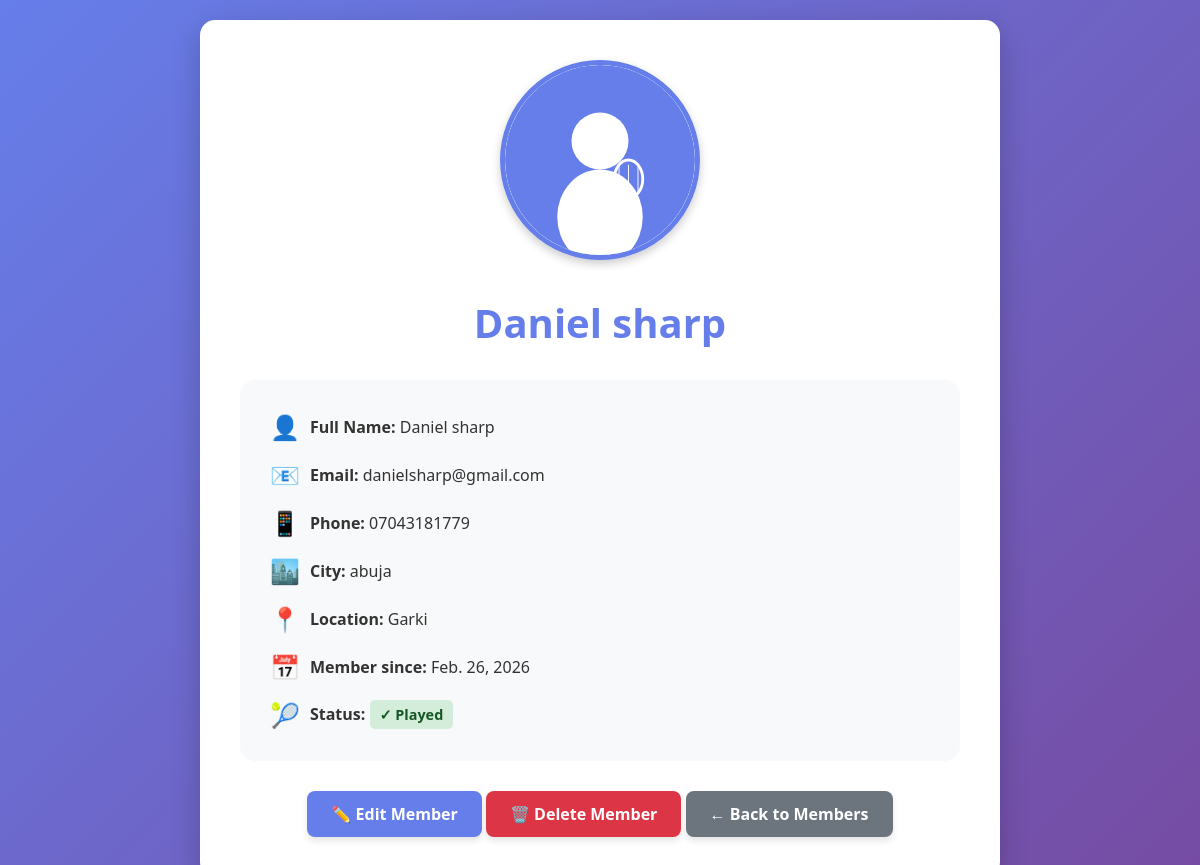
Screenshot of /member/daniel-sharp-abuja/ with the database file from the repository.
### club/models.py (models this page shows, shortened)
class Names(models.Model):
   class Status(models.TextChoices):
      NOT_PLAYED = "NPL", "Not_Played"
      PLAYED = "PL", "Played"
   firstname = models.CharField(max_length=250, default='Unknown')
   lastname = models.CharField(max_length=250, default='Member')
   phoneNumber = models.CharField(max_length=15, default='000-000-0000')
   email = models.EmailField(unique=True, blank=True, null=True)
   slug = models.SlugField(max_length=500, unique=True, blank=True)
   city = models.CharField(max_length=250, default='Not specified')
   location = models.CharField(max_length=250, default='Not specified')
   date_joined = models.DateField(auto_now_add=True) #(auto_now_add=True) adds the date when an object is created
   date_updated = models.DateField(null=True) # (auto_now=True) updates the date when object is updated
   date_started = models.DateField(default=timezone.now) #(db_default=Now()) uses db computed value for the date, same purpose as doing the (default=timezone.now)
   status = models.CharField(
      max_length=4,
      choices=Status,
      default=Status.NOT_PLAYED
   )
   profile_picture = models.ImageField(
       upload_to=member_profile_picture_path,
       validators=[validate_image_file],
       blank=True,
       null=True,
       help_text='Upload a profile picture (JPG, PNG, GIF, WEBP - Max 5MB)'
   )
   class Metadata:
      ordering = ['-date_joined']
   def get_absolute_url(self):
      return reverse('club:member-detail', kwargs={'slug': self.slug})
   def get_profile_picture_url(self):
      if self.profile_picture and hasattr(self.profile_picture, 'url'):
         return self.profile_picture.url
      return '/static/club/images/default_avatar.svg'

### club/views.py (the view)
# urls.py: path('member/<slug:slug>/', views.details, name='member-detail'),
def details(request, slug):
    mymember = get_object_or_404(Names, slug=slug)
    return render(request, 'details.html', {'mymember': mymember})

### club/templates/details.html (shortened to what this page needs)
{% extends "base.html" %}
{% block content %}
<div class="detail-container">
    <div class="profile-picture-section">
        <img src="{{ mymember.get_profile_picture_url }}"
             alt="{{ mymember.firstname }} {{ mymember.lastname }}"
             class="profile-picture-large">
    </div>
    <h1 class="detail-title">{{ mymember.firstname }} {{ mymember.lastname }}</h1>
    <div class="info-box">
        <div class="info-grid">
            <div class="info-item">
                <span class="info-icon">👤</span>
                <div>
                    <strong>Full Name:</strong> {{ mymember.firstname }} {{ mymember.lastname }}
                </div>
            </div>
            <div class="info-item">
                <span class="info-icon">📧</span>
                <div>
                    <strong>Email:</strong> {{ mymember.email }}
                </div>
            </div>
            <div class="info-item">
                <span class="info-icon">📱</span>
                <div>
                    <strong>Phone:</strong> {{ mymember.phoneNumber }}
                </div>
            </div>
            <div class="info-item">
                <span class="info-icon">🏙️</span>
                <div>
                    <strong>City:</strong> {{ mymember.city }}
                </div>
            </div>
            <div class="info-item">
                <span class="info-icon">📍</span>
                <div>
                    <strong>Location:</strong> {{ mymember.location }}
                </div>
            </div>
            {% if mymember.date_joined %}
            <div class="info-item">
                <span class="info-icon">📅</span>
                <div>
                    <strong>Member since:</strong> {{ mymember.date_joined }}
                </div>
            </div>
            {% endif %}
            <div class="info-item">
                <span class="info-icon">🎾</span>
                <div>
                    <strong>Status:</strong>
                    {% if mymember.status == 'PL' %}
                        <span class="status-badge status-played">✓ Played</span>
                    {% else %}
                        <span class="status-badge status-not-played">○ Not Played</span>
                    {% endif %}
                </div>
            </div>
        </div>
    </div>
    <div class="text-center mt-3">
        <a href="{% url 'club:edit-member' mymember.slug %}" class="btn">✏️ Edit Member</a>
        <a href="{% url 'club:delete-member' mymember.slug %}" class="btn" style="background: #dc3545;">🗑️ Delete Member</a>
        <a href="{% url 'club:members' %}" class="btn btn-secondary">← Back to Members</a>
    </div>
</div>
{% endblock %}

### club/static/club/css/style.css (style rules this page uses)
* { margin: 0; padding: 0; box-sizing: border-box; }
body { font-family: 'Segoe UI', Tahoma, Geneva, Verdana, sans-serif; background: linear-gradient(135deg, #667eea 0%, #764ba2 100%); min-height: 100vh; padding: 20px; color: #333; }
h1 { text-align: center; color: white; margin-bottom: 20px; font-size: 2.5rem; text-shadow: 2px 2px 4px rgba(0,0,0,0.2); }
a { color: #667eea; text-decoration: none; transition: all 0.3s ease; }
.btn { display: inline-block; background: #667eea; color: white; padding: 12px 24px; text-decoration: none; border-radius: 8px; transition: all 0.3s ease; font-weight: 600; box-shadow: 0 4px 6px rgba(0,0,0,0.1); border: none; cursor: pointer; font-size: 1rem; }
.btn-secondary { background: #6c757d; }
.info-box { background: #f8f9fa; padding: 30px; border-radius: 15px; margin: 20px 0; }
.info-grid { display: grid; gap: 15px; }
.info-item { display: flex; align-items: center; gap: 10px; }
.info-icon { font-size: 1.5rem; }
.detail-container { max-width: 800px; margin: 0 auto; background: white; padding: 40px; border-radius: 15px; box-shadow: 0 10px 30px rgba(0,0,0,0.2); }
.detail-title { color: #667eea; text-shadow: none; margin-bottom: 30px; }
.status-badge { display: inline-block; padding: 5px 10px; border-radius: 5px; font-size: 0.9rem; font-weight: 600; }
.status-played { background: #d4edda; color: #155724; }
.text-center { text-align: center; }
.mt-3 { margin-top: 30px; }
.profile-picture-section { text-align: center; margin-bottom: 30px; }
.profile-picture-large { width: 200px; height: 200px; border-radius: 50%; object-fit: cover; border: 5px solid #667eea; box-shadow: 0 4px 10px rgba(0,0,0,0.2); transition: transform 0.3s ease; }

### rows the page displays
Names: firstname "Daniel", lastname "sharp", email "danielsharp@gmail.com", phoneNumber "07043181779", city "abuja", location "Garki", date_joined "Feb. 26, 2026"
